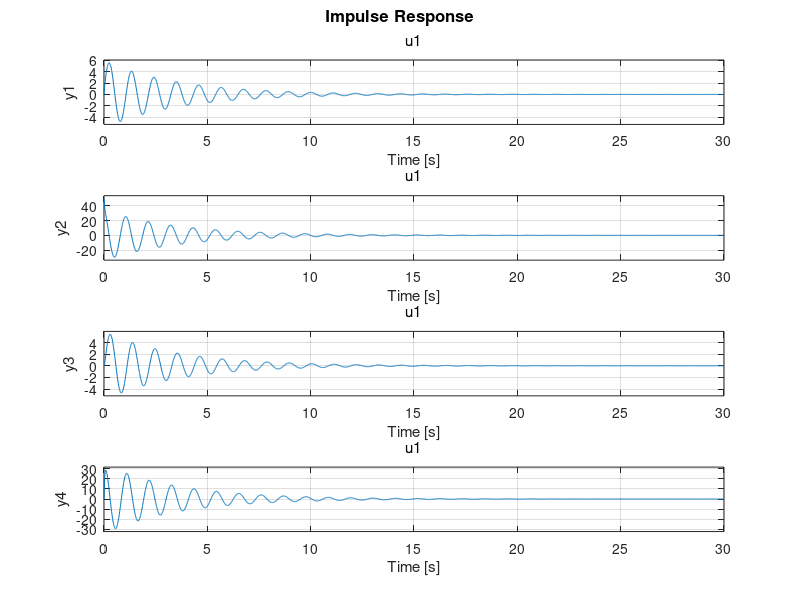

This figure's MATLAB source:
m1 = 2;
m2 = 1;
k1 = 100;
c = 20;
k2 = 10;

A = [[0 1 0 0]; [-(k1+k2)/m1 -c/m1 k2/m1 c/m1]; [0 0 0 1]; [k2/m2 c/m2 -k2/m2 -c/m2]];
B = [[0];[k1/m1];[0];[0]];
C = eye(4);
D = zeros(4,1);

sys = ss(A,B,C,D);
impulse(sys)

ss2tf(sys)